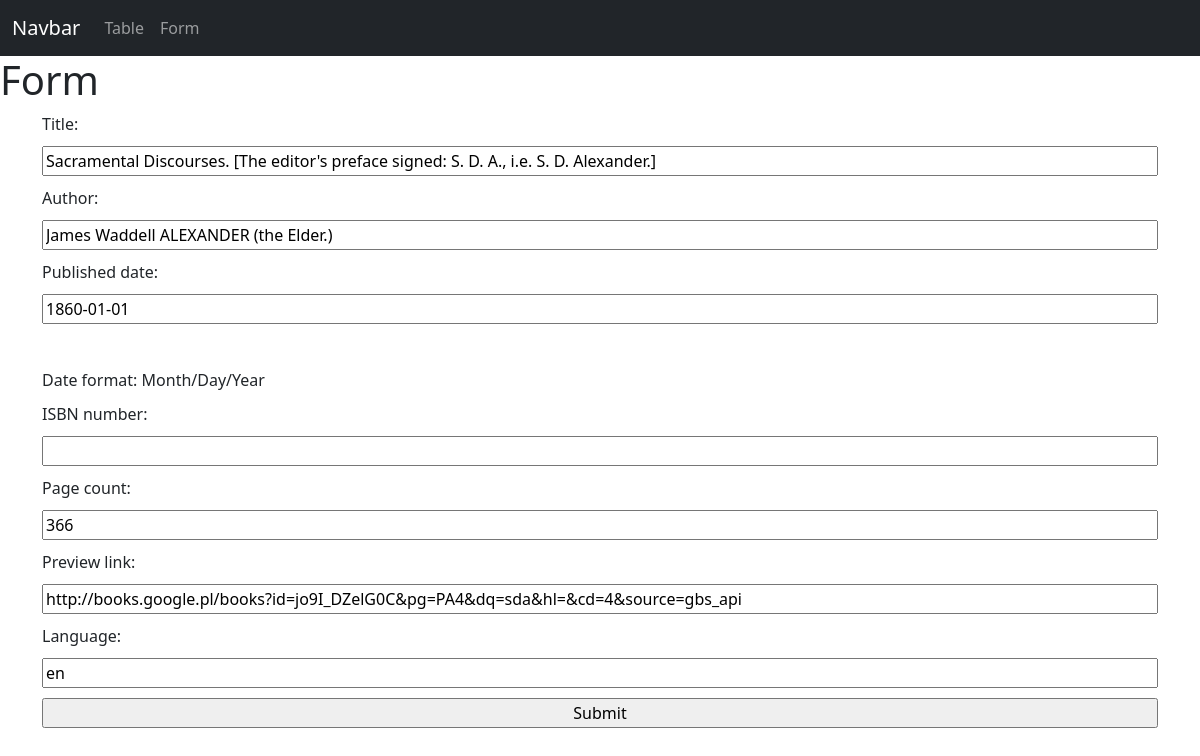
The page /books/update-book/45/ on the database its author committed.
### books/models.py (models this page shows, shortened)
class Book(models.Model):
    title = models.CharField(max_length=200)
    author = models.CharField(max_length=200)
    published_date = models.DateField(help_text='Date format: Month/Day/Year')
    ISBN_number = models.CharField(null=True, max_length=13, validators=[
        RegexValidator(
            regex=r'^(\d{13})?$',
            message='ISBN number must contain only numbers and have 13 digits!',
        ),
    ])
    page_count = models.IntegerField()
    preview_link = models.URLField(max_length=200)
    language = models.CharField(max_length=2)

### books/views.py (the view)
# urls.py: path('update-book/<str:pk>/', views.update_book, name='update_book'),
def update_book(request, pk):
    book = Book.objects.get(id=pk)
    form = BookForm(instance=book)
    if request.method == 'POST':
        form = BookForm(request.POST, instance=book)
        if form.is_valid():
            form.save()
            return redirect('/books/')
    context = {'form': form}
    return render(request, 'books/form.html', context)

### books/forms.py
class BookForm(ModelForm):
    class Meta:
        model = Book
        fields = '__all__'

### templates/books/form.html (shortened to what this page needs)
{% extends 'books/index.html' %}
{% block content %}
<h1>Form</h1>
<form method="POST" action="">
    <div class="container-md" style="display:flex; flex-direction: column; gap: 10px;">
        {{form}}
        <input type="submit" name="Submit">
    </div>
</form>
{% endblock %}

### rows shown on the page
Book: title "Sacramental Discourses. [The editor's preface signed: S. D. A., i.e. S. D. Alexander.]", author "James Waddell ALEXANDER (the Elder.)", published_date "1860-01-01", page_count "366", preview_link "http://books.google.pl/books?id=jo9I_DZelG0C&pg=PA4&dq=sda&hl=&cd=4&source=gbs_api", language "en"
